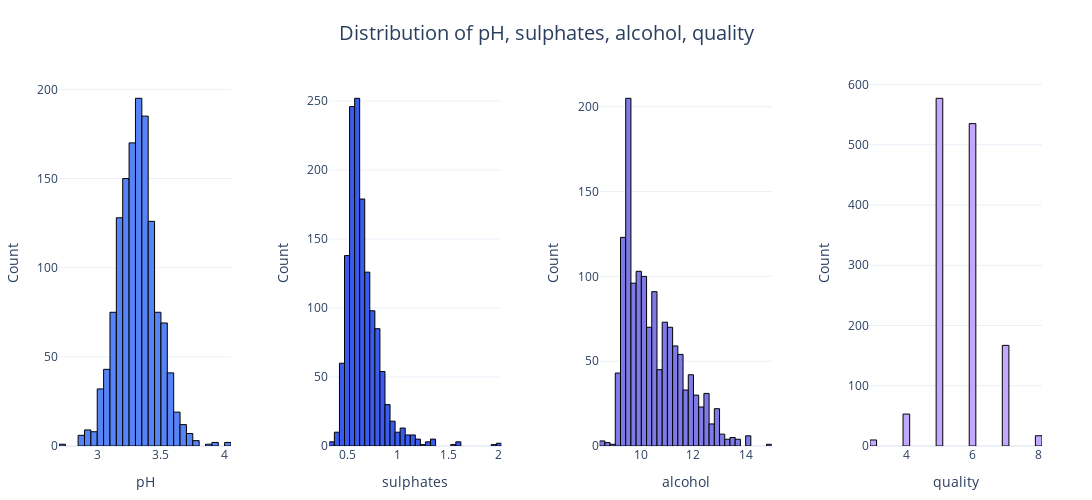

Here is the notebook cell this chart was saved with:
### Code cell
plot_histograms(
    wine_df,
    ["pH", "sulphates", "alcohol", "quality"],
    save_path="images/histograms2.png",
)

### Figure 1 — Plotly figure (JSON) as saved in the notebook; plotly's stock layout.template omitted (floating-point values rounded to 4 significant figures; data arrays with more than 128 entries replaced by an {"elided": "..."} marker saying what was removed)
{"data": [{"marker": {"color": "#5684F7", "line": {"color": "#000000", "width": 1}}, "name": "pH", "nbinsx": 40, "type": "histogram", "x": {"elided": "1359 float values"}, "xaxis": "x", "yaxis": "y"}, {"marker": {"color": "#3A5CED", "line": {"color": "#000000", "width": 1}}, "name": "sulphates", "nbinsx": 40, "type": "histogram", "x": {"elided": "1359 float values"}, "xaxis": "x2", "yaxis": "y2"}, {"marker": {"color": "#7E7AE6", "line": {"color": "#000000", "width": 1}}, "name": "alcohol", "nbinsx": 40, "type": "histogram", "x": {"elided": "1359 float values"}, "xaxis": "x3", "yaxis": "y3"}, {"marker": {"color": "#C2A9FF", "line": {"color": "#000000", "width": 1}}, "name": "quality", "nbinsx": 40, "type": "histogram", "x": {"elided": "1359 int values"}, "xaxis": "x4", "yaxis": "y4"}], "layout": {"height": 500, "margin": {"b": 50, "l": 50, "r": 50, "t": 80}, "showlegend": false, "title": {"font": {"size": 20}, "text": "Distribution of pH, sulphates, alcohol, quality", "x": 0.5}, "width": 1600, "xaxis": {"anchor": "y", "domain": [0, 0.175], "title": {"font": {"size": 14}, "text": "pH"}}, "xaxis2": {"anchor": "y2", "domain": [0.275, 0.45], "title": {"font": {"size": 14}, "text": "sulphates"}}, "xaxis3": {"anchor": "y3", "domain": [0.55, 0.725], "title": {"font": {"size": 14}, "text": "alcohol"}}, "xaxis4": {"anchor": "y4", "domain": [0.825, 1], "title": {"font": {"size": 14}, "text": "quality"}}, "yaxis": {"anchor": "x", "domain": [0, 1], "title": {"font": {"size": 14}, "text": "Count"}}, "yaxis2": {"anchor": "x2", "domain": [0, 1], "title": {"font": {"size": 14}, "text": "Count"}}, "yaxis3": {"anchor": "x3", "domain": [0, 1], "title": {"font": {"size": 14}, "text": "Count"}}, "yaxis4": {"anchor": "x4", "domain": [0, 1], "title": {"font": {"size": 14}, "text": "Count"}}}}
